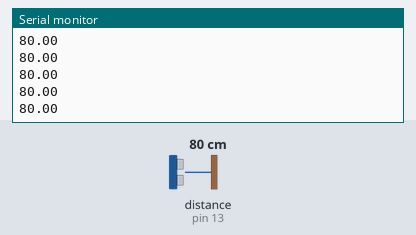
Simulated run of this sketch. Board: Arduino Uno, built with avr-gcc and run on an emulated ATmega328P. Shown: the last lines printed to the serial monitor. The inputs (shaded band) are chosen by the test bench; at power-on: distance to the obstacle (sensor on pin 13) 80 cm. The echo pulse lasts 58.3 µs per cm.

Above: at 1.2 s.
1.3 s: distance to the obstacle (sensor on pin 13) set to 2 cm
At 1.38 s:
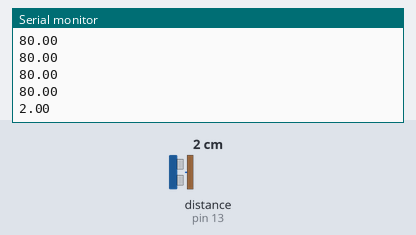
2.8 s: distance to the obstacle (sensor on pin 13) set to 4 cm
At 2.8 s:
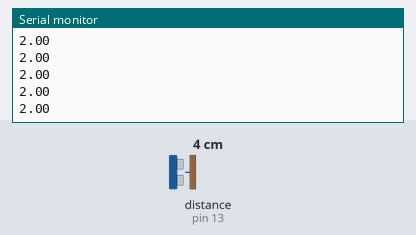
Timing chart, 0 to 5.8 s (numbered marks = the images above; inputs shaded):
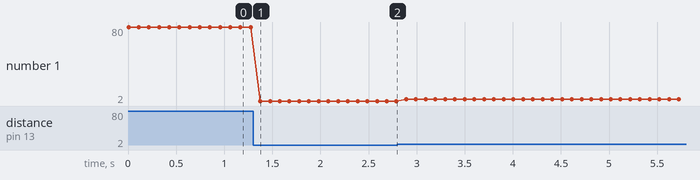

The sketch:

HC-SR04.ino
```cpp
#include "Ultrasonic.h"

#define TRIG_PIN 12
#define ECHO_PIN 13

Ultrasonic ultrasonic(TRIG_PIN, ECHO_PIN);

void setup() {
	Serial.begin(9600);
}

void loop() {
    float dist_cm = ultrasonic.Ranging(CM);
    Serial.println(dist_cm);
    delay(100);
}
```

Measured:
- after the input at 1.3 s, the serial monitor: prints a new line after 0.08 s (image 1)
- plotted number 1: 80 → 2 after the input at 1.3 s, 2 → 4 after the input at 2.8 s
